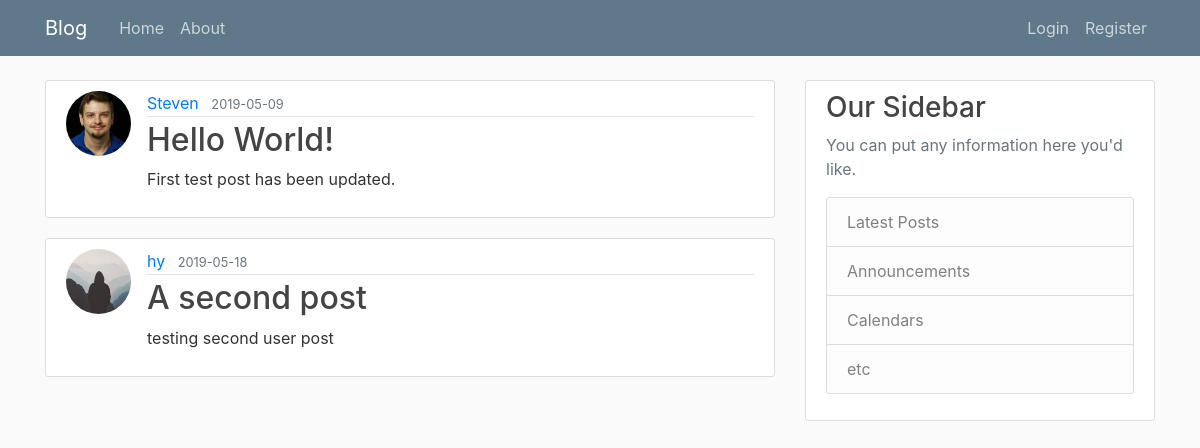
The page /home on the database its author committed.
### flaskblog/models.py (models this page shows, shortened)
class Post(db.Model):
    id = db.Column(db.Integer, primary_key=True)
    title = db.Column(db.String(20), nullable=False)
    date_posted = db.Column(db.DateTime, nullable=False, default=datetime.utcnow)
    content = db.Column(db.Text, nullable=False)
    user_id = db.Column(db.Integer, db.ForeignKey('user.id'),nullable=False)

class User(db.Model, UserMixin):
    id = db.Column(db.Integer, primary_key=True)
    username = db.Column(db.String(20), unique=True, nullable=False)
    email = db.Column(db.String(120), unique=True, nullable=False)
    image_file = db.Column(db.String(20), nullable=False, default='default.jpg')
    password = db.Column(db.String(60), nullable=False)
    posts = db.relationship('Post', backref='author', lazy=True)

### flaskblog/routes.py (the view)
@app.route("/")
@app.route("/home")
def home():
    page = request.args.get('page', 1, type=int)
    posts = Post.query.paginate(page=page, per_page=2)
    return render_template('home.html', posts=posts)

### flaskblog/templates/home.html (shortened to what this page needs)
{% extends "layout.html" %}
{% block content %}
    {% for post in posts.items %}
        <article class="media content-section">
          <img class="rounded-circle article-img" src="{{ url_for('static', filename='profile_pics/' + post.author.image_file) }}" >
          <div class="media-body">
            <div class="article-metadata">
              <a class="mr-2" href="#">{{ post.author.username }}</a>
              <small class="text-muted">{{ post.date_posted.strftime('%Y-%m-%d') }}</small>
            </div>
            <h2><a class="article-title" href="{{ url_for('post', post_id=post.id) }}">{{ post.title }}</a></h2>
            <p class="article-content">{{ post.content }}</p>
          </div>
        </article>
    {% endfor %}
{% endblock content%}

### flaskblog/templates/layout.html (shortened to what this page needs)
<!DOCTYPE html>
<html lang="en">
<head>
    <link rel="stylesheet" href="https://stackpath.bootstrapcdn.com/bootstrap/4.3.1/css/bootstrap.min.css">
    <link rel="stylesheet" type="text/css" href="{{ url_for('static', filename='main.css') }}">
</head>
<body>
<header class="site-header">
      <nav class="navbar navbar-expand-md navbar-dark bg-steel fixed-top">
        <div class="container">
          <a class="navbar-brand mr-4" href="/"> Blog</a>
          <div class="collapse navbar-collapse" id="navbarToggle">
            <div class="navbar-nav mr-auto">
              <a class="nav-item nav-link" href="{{ url_for('home') }}">Home</a>
              <a class="nav-item nav-link" href="{{ url_for('about') }}">About</a>
            </div>
            <div class="navbar-nav">
              {% if current_user.is_authenticated %}
                <a class="nav-item nav-link" href="{{ url_for('new_post') }}">Create New Post</a>
                <a class="nav-item nav-link" href="{{ url_for('account') }}">Account</a>
                <a class="nav-item nav-link" href="{{ url_for('logout') }}">Logout</a>
              {% else %}
                <a class="nav-item nav-link" href="{{ url_for('login') }}">Login</a>
                <a class="nav-item nav-link" href="{{ url_for('register') }}">Register</a>
              {% endif %}
            </div>
          </div>
        </div>
      </nav>
    </header>
    <main role="main" class="container">
      <div class="row">
        <div class="col-md-8">
          {% block content %}{% endblock %}
        </div>
        <div class="col-md-4">
          <div class="content-section">
            <h3>Our Sidebar</h3>
            <p class='text-muted'>You can put any information here you'd like.
              <ul class="list-group">
                <li class="list-group-item list-group-item-light">Latest Posts</li>
                <li class="list-group-item list-group-item-light">Announcements</li>
                <li class="list-group-item list-group-item-light">Calendars</li>
                <li class="list-group-item list-group-item-light">etc</li>
              </ul>
            </p>
          </div>
        </div>
      </div>
    </main>
</body>
</html>

### flaskblog/static/main.css (style rules this page uses)
body { background: #fafafa; color: #333333; margin-top: 5rem; }
h1, h2, h3, h4, h5, h6 { color: #444444; }
ul { margin: 0; }
.bg-steel { background-color: #5f788a; }
.site-header .navbar-nav .nav-link { color: #cbd5db; }
.content-section { background: #ffffff; padding: 10px 20px; border: 1px solid #dddddd; border-radius: 3px; margin-bottom: 20px; }
.article-title { color: #444444; }
.article-content { white-space: pre-line; }
.article-img { height: 65px; width: 65px; margin-right: 16px; }
.article-metadata { padding-bottom: 1px; margin-bottom: 4px; border-bottom: 1px solid #e3e3e3 }

### rows shown on the page
Post: image_file (picture), author.username "Steven", date_posted "2019-05-09", title "Hello World!", content "First test post has been updated."
Post: image_file (placeholder picture), author.username "hy", date_posted "2019-05-18", title "A second post", content "testing second user post"
